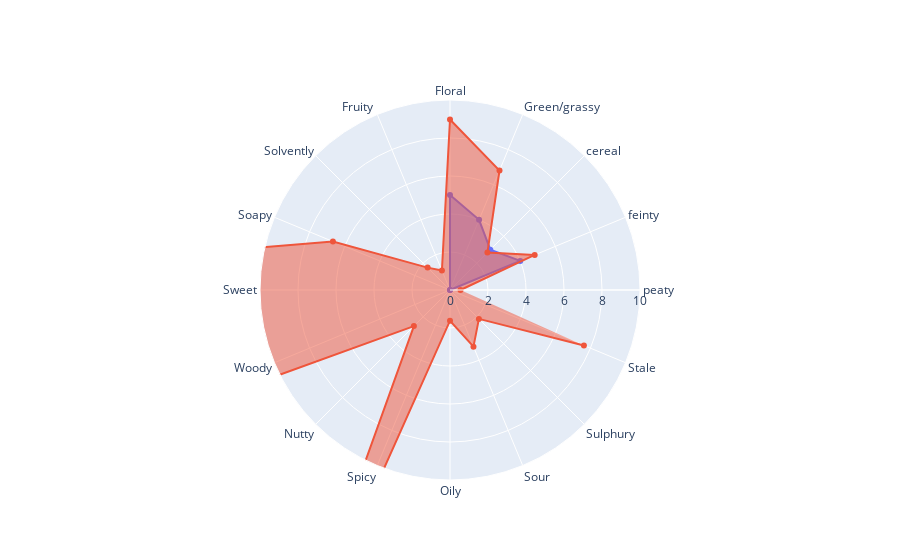

The cell this chart's notebook holds for it:
### Code cell
#only compare only columns from final_OSA
fig = go.Figure()

fig.add_trace(go.Scatterpolar(
    r=[0,4,3,4,5,0],
    theta=list(final_OSA.columns),
    fill='toself',
    name="panelist"
))

fig.add_trace(go.Scatterpolar(
  r=(np.array(final_OSA.sum()*10)),
  theta=list(final_OSA.columns),
  fill='toself',
  name= "MS_prediction"))

fig.update_layout(
  polar=dict(
    radialaxis=dict(
      visible=True,
      range=[0, 10]
    )),
  showlegend=False
)

fig.show()

### Figure 1 — Plotly figure (JSON) as saved in the notebook; plotly's stock layout.template omitted (floating-point values rounded to 4 significant figures)
{"data": [{"fill": "toself", "name": "panelist", "r": [0, 4, 3, 4, 5, 0], "theta": ["peaty", "feinty", "cereal", "Green/grassy", "Floral", "Fruity ", "Solvently", "Soapy", "Sweet", "Woody", "Nutty", "Spicy", "Oily", "Sour", "Sulphury", "Stale"], "type": "scatterpolar"}, {"fill": "toself", "name": "MS_prediction", "r": [0.5511, 4.825, 2.786, 6.808, 8.974, 1.113, 1.667, 6.67, 36.9, 25.44, 2.687, 23.96, 1.616, 3.228, 2.151, 7.629], "theta": ["peaty", "feinty", "cereal", "Green/grassy", "Floral", "Fruity ", "Solvently", "Soapy", "Sweet", "Woody", "Nutty", "Spicy", "Oily", "Sour", "Sulphury", "Stale"], "type": "scatterpolar"}], "layout": {"polar": {"radialaxis": {"range": [0, 10], "visible": true}}, "showlegend": false}}
